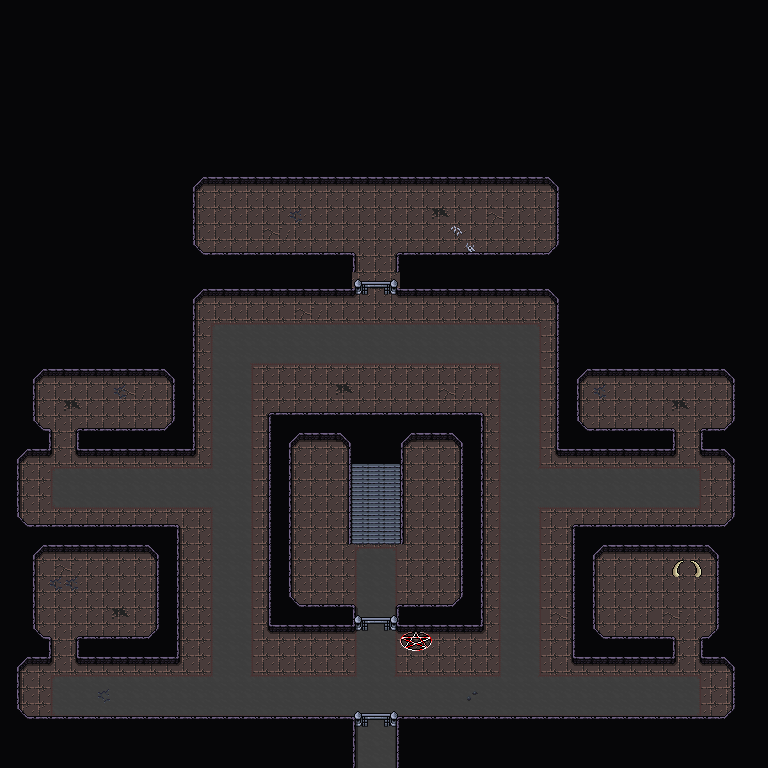

This is a level from a 2D game, rendered from its Tiled map with the project's own tilesets. A one-line summary and the map file follow, with tile-layer data summarised:
An orthogonal 48x48 tile map with 16x16 px tiles, 5 tile layers (Background, Floor, Ground, Foreground, ...), 5 tilesets and 23 objects.

<map version="1.10" tiledversion="1.11.2" orientation="orthogonal" renderorder="right-down" width="48" height="48" tilewidth="16" tileheight="16" infinite="0" nextlayerid="8" nextobjectid="89">
 <editorsettings>
  <export target="wastetown..tmx" format="tmx" />
 </editorsettings>
 <properties>
  <property name="canFailDungeon" type="bool" value="true" />
  <property name="dungeonEffect">{"startBattleWithCardInCommandZone": [ "Griselbrand's Presence" ]
}</property>
  <property name="respawnEnemies" type="bool" value="true" />
 </properties>
 <tileset firstgid="1" source="../../../tileset/main.tsx" />
 <tileset firstgid="10113" source="../../../tileset/buildings.tsx" />
 <tileset firstgid="11905" source="../../../tileset/dungeon/dungeon_bis.tsx" />
 <tileset firstgid="28289" source="../../../../../Innistrad/maps/tileset/Inn_Dungeon.tsx" />
 <tileset firstgid="32769" source="../../../../../Innistrad/maps/tileset/INN_dungen_crawler_tileset.tsx" />
 <layer id="1" name="Background" width="48" height="48">
  <data>[2304 cells, 2302 non-empty, 7 distinct tile ids]</data>
 </layer>
 <layer id="6" name="Floor" width="48" height="48">
  <data>[2304 cells, 397 non-empty, 17 distinct tile ids]</data>
 </layer>
 <layer id="2" name="Ground" width="48" height="48">
  <data>[2304 cells, 27 non-empty, 8 distinct tile ids]</data>
 </layer>
 <layer id="3" name="Foreground" width="48" height="48">
  <properties>
   <property name="spriteLayer" type="bool" value="true" />
  </properties>
  <data>[2304 cells, 1678 non-empty, 25 distinct tile ids]</data>
 </layer>
 <layer id="7" name="AboveSprites" width="48" height="48">
  <data>[2304 cells, 6 non-empty, 3 distinct tile ids]</data>
 </layer>
 <objectgroup id="4" name="Objects">
  <!-- 23 objects omitted --></objectgroup>
</map>
<!-- 23 of 23 objects omitted -->
